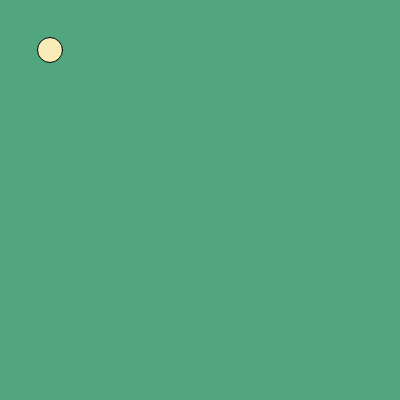
Frame 1 (no input)
Frame 60 (no input): identical to frame 1, image omitted
Frame 120 (the mouse pressed at the canvas centre since frame 60): identical to frame 1, image omitted

The p5.js sketch that drew this single still picture (run headless with seeded random() and noise() and a simulated clock; from frame 60 on, the mouse is pressed at the canvas centre):

// p5.js sketch
// ── sketch.js
var x = 50;
var y = 50;
var dia = 25;

function setup() {
  createCanvas(400, 400);
}

function draw() {
  background(81, 166, 128);
  fill(247, 235, 183);
  if (keyIsPressed) {
    if (keyCode == RIGHT_ARROW) {
      x = x + 5;
      if ( x >= width-dia/2) x = width-dia/2;
    } else if (keyCode == LEFT_ARROW) {
      x = x - 5;
    } else if (keyCode == UP_ARROW) {
      y = y - 5;
    } else if (keyCode == DOWN_ARROW) {
      y = y + 5;
    }
  }
  ellipse(x, y, dia, dia);
}
